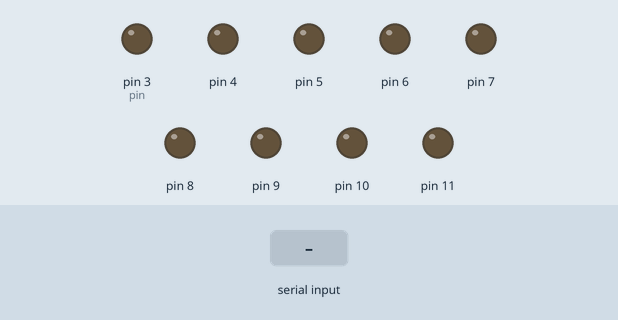
Bench run of a sketch on a simulated Arduino Uno, built with avr-gcc and run on an emulated ATmega328P. Shown: output pins drawn as LEDs (lit = HIGH). The inputs (shaded band) are chosen by the test bench.

Above: at 1.2 s.
1.3 s: "90,45\n" received over Serial
At 2.5 s:
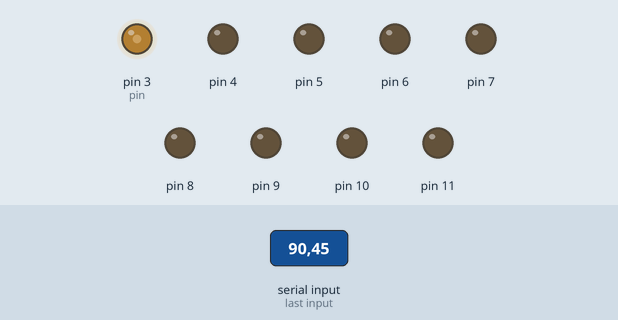
2.8 s: "30,150\n" received over Serial
At 4.0 s:
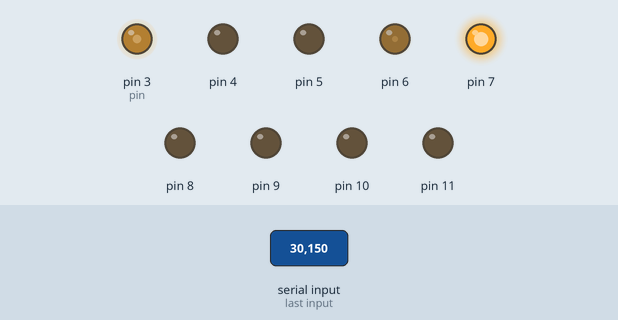
4.3 s: "5\n" received over Serial
At 5.0 s:
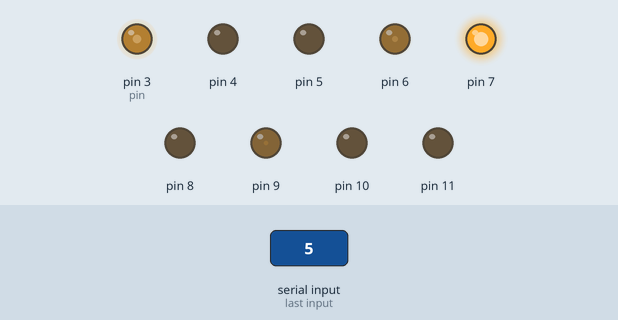
5.8 s: "90\n" received over Serial
At 8.1 s:
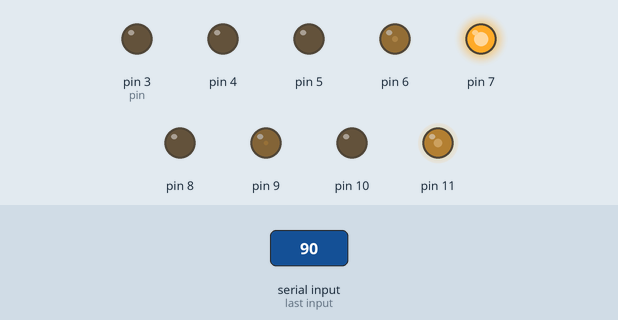
8.4 s: "200\n" received over Serial
At 9.2 s:
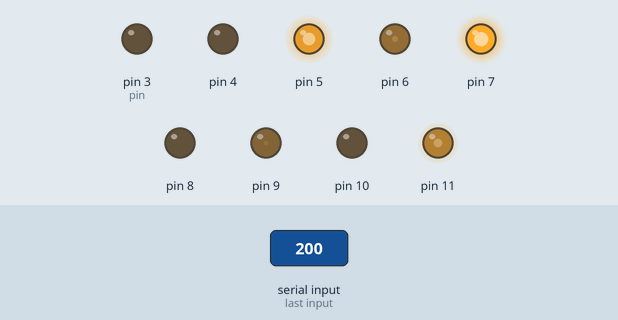
11.4 s: "90,45\n" received over Serial
At 11.7 s:
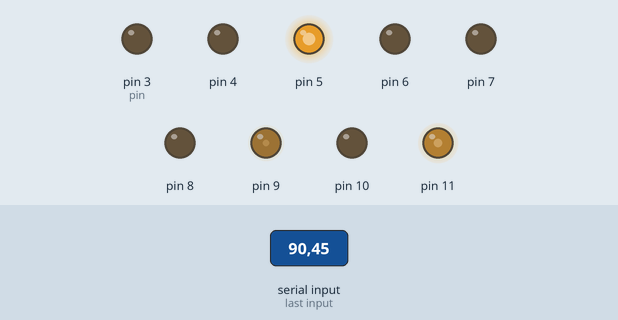
Timing chart, 0 to 14.9 s (numbered marks = the images above; inputs shaded):
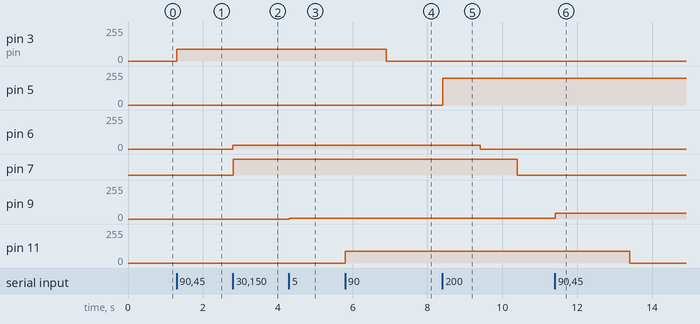

The sketch:

Sight_Of_the_Blind_Arduino_handle.ino
```cpp
//SIGHT OF THE BLIND
void setup() {
  // put your setup code here, to run once:
Serial.begin(9600);
pinMode(3,OUTPUT);
pinMode(4,OUTPUT);
pinMode(5,OUTPUT);
pinMode(6,OUTPUT);
pinMode(7,OUTPUT);
pinMode(8,OUTPUT);
pinMode(9,OUTPUT);
pinMode(10,OUTPUT);
pinMode(11,OUTPUT);
digitalWrite(3,LOW);
digitalWrite(4,LOW);
digitalWrite(5,LOW);
digitalWrite(6,LOW);
digitalWrite(7,LOW);
digitalWrite(8,LOW);
digitalWrite(9,LOW);
digitalWrite(10,LOW);
digitalWrite(11,LOW);
}
int pin = 3;
void loop() {
  // put your main code here, to run repeatedly:

while(Serial.available()>0){
  pin = 3;
  while(pin<12)
  {
  int val = Serial.parseInt();
  //Serial.println(val);
  /*if(val>95)
  val=255;
  else
  val=0;*/
  analogWrite(pin,val);
  pin = pin+1;
  }
  delay(100);
}
}
```

Measured:
- after the input at 1.3 s, pin 3 (pin): 0/255 → 90/255 at once
- after the input at 2.8 s, pin 6: 0/255 → 30/255 at once; pin 7: LOW → HIGH at once
- after the input at 4.3 s, pin 9: 0/255 → 5/255 at once
- after the input at 5.8 s, pin 3 (pin): 90/255 → 0/255 after 1.1 s; pin 11: 0/255 → 90/255 at once
- after the input at 8.4 s, pin 5: 0/255 → 200/255 at once; pin 6: 30/255 → 0/255 after 1.0 s instead of 1.5 s; pin 7: HIGH → LOW after 2.0 s instead of 2.5 s
- after the input at 11.4 s, pin 9: 5/255 → 45/255 at once; pin 11: 90/255 → 0/255 after 2.0 s instead of 3.0 s
